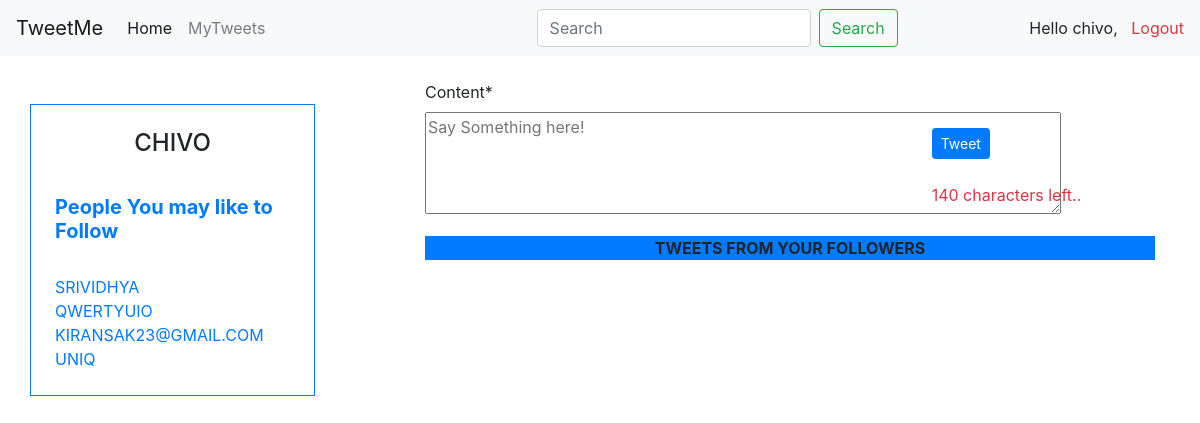
The app's page / (signed in), older data.
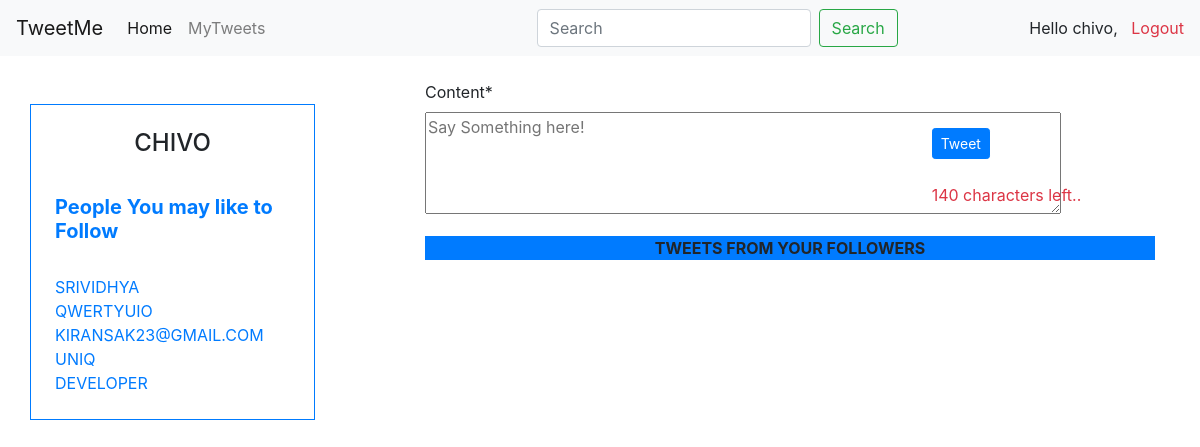
The same page, newer data.
### tweets/profiles/models.py (models this page shows, shortened)
class Profiles(models.Model):
    userprofile = models.OneToOneField(
        user, on_delete=models.CASCADE, related_name="profile")
    followDetails = models.ManyToManyField(user, related_name="followed_By")
    objects = ProfileQueryset()
    class Meta:
        verbose_name_plural = "Profiles"
    def __str__(self):
        return self.userprofile.username

### tweets/views.py (the view)
# urls.py: path("", ListTweet.as_view(), name="listtweet"),
class ListTweet(loginreq, authenticatedorNot, ListView):
    def get_queryset(self, *args, **kwargs):
        query = self.request.GET.get("q", None)
        print(query)
        if query is not None:
            qs = Tweet.objects.filter(content__icontains=query)
        else:
            qs = Tweet.objects.all()
        return qs
    def get_context_data(self, *args, **kwargs):
        Myuser = self.request.user
        followingme = Myuser.profile.followDetails.all().exclude(
            username=self.request.user.username)
        recomm = Profiles.objects.allinone()
        print("inside")
        print(recomm)
        recomm = recomm.exclude(
            Q(userprofile=self.request.user) | Q(userprofile__in=followingme))[:5]
        print(recomm)
        context = super().get_context_data(**kwargs)
        context["form"] = TweetForm()
        context["recommended"] = recomm
        context["create_url"] = reverse("tweets:Create")
        return context

### tweets/forms.py (shortened to what this page needs)
class TweetForm(forms.ModelForm):
    content = forms.CharField(label="Content", validators=[RegexValidator(r"^[!@#$%^&?{}|<>]*$", "Only Special Characters is Not Allowed", inverse_match=True)],
                              widget=forms.Textarea(attrs={"size": "60", "rows": "4", "cols": "60", "placeholder": "Say Something here!"}))
    class Meta:
        model = Tweet
        exclude = ["parent", "user", "likes", "is_liked", "is_reply"]

### tweets/mixins.py (called while the page is built)
    def dispatch(self, request, *args, **kwargs):
        if(request.user.is_authenticated):
            return super(authenticatedorNot, self).dispatch(request, *args, **kwargs)
        else:
            return redirect(reverse("accounts:login"))

### tweets/models.py (called while the page is built)
    def get_update_url(self):
        return reverse("tweets:Update", kwargs={"pk": self.pk})

### tweets/profiles/models.py (called while the page is built)
    def allinone(self):
        qs = self.get_queryset().all()
        return qs

### tweets/templates/tweets/tweet_list.html (shortened to what this page needs)
{% extends 'tweets/base.html' %}
{% block user %}
{{ user.get_username }}
<br>
<br>
<h4 class="text-primary lead font-weight-bold">
    People You may like to Follow
</h4>
<br>
{% for recom in recommended %}
<a href="{% url 'profiles:UserDetail' recom.userprofile %}" class="text-uppercase">{{recom}}</a>
<br>
{% endfor %}
{% endblock %}
{% block content %}
{% if not request.GET.q %}
{% include 'tweets/baseForm.html' with form=form action_url=create_url id="CreateForm"%}
{% endif %}
<div class="container">
    <div class="row">
        <div class="col-sm-12 text-center bg-primary text-uppercase font-weight-bold mb-4">
            Tweets From Your Followers
        </div>
    </div>
</div>
{% endblock %}

### tweets/templates/tweets/base.html
{% include 'tweets/bootstrapTemp.html' %}
<div class="cc container my-4">
    <div class="row">
        <div class="col-sm-3 border border-primary p-md-4 p-sm-0 my-4 h-100 sticky-top">
            <h4 class="customy text-uppercase text-center">
                {% block user %}{% endblock %}
            </h4>
        </div>
        <div class="offset-sm-1 col-sm-8">
            {% block content %}{% endblock %}
        </div>
    </div>
</div>

### tweets/templates/tweets/bootstrapTemp.html (shortened to what this page needs)
<!doctype html>
<html lang="en">
<head>
    <link rel="stylesheet" href="https://stackpath.bootstrapcdn.com/bootstrap/4.3.1/css/bootstrap.min.css"
>
</head>
<body>
    <nav class="navbar navbar-expand-lg navbar-light bg-light">
        <a class="navbar-brand" href="{% url 'listtweet' %}">TweetMe</a>
        <div class="collapse navbar-collapse" id="navbarSupportedContent">
            <ul class="navbar-nav mr-auto">
                <li class="nav-item active">
                    <a class="nav-link" href="">Home</a>
                </li>
                <li class="nav-item">
                    <a id="mytweets" class="nav-link" href="{% url 'tweets:mytweets' %}">MyTweets</a>
                </li>
            </ul>
            <form class="form-inline my-2 my-lg-0 ml-auto" action="{% url 'tweets:search' %}">
                <input class="form-control mr-sm-2" type="search" name="q" id="searchform" value="{{request.GET.q}}"
                    placeholder="Search" aria-label="Search">
                <button class="btn btn-outline-success my-2 my-sm-0" type="submit">Search</button>
            </form>
            <ul class="navbar-nav ml-auto">
                <li class="nav-item">
                    Hello {{request.user.username}}, &nbsp; <a class="text-danger text-underline"
                        href="{% url 'accounts:logout' %}">Logout</a>
                </li>
            </ul>
        </div>
    </nav>
</body>
</html>

### tweets/templates/tweets/baseForm.html (shortened to what this page needs)
{% load crispy_forms_tags %}
<form {% if id %} id="{{id}}" {% endif %} action="{% if action_url %} {{action_url}} {% endif %}" method="POST">
    <div class="row mb-3">
        <div class="col-sm-8">
            {{form|crispy}}
        </div>
        <div class="col-sm-4 mt-5">
            <input class="btn btn-primary btn-sm" type="submit" value="Tweet">
            <br>
            <br>
            <span class="text-danger">
                <span id="countchar">
                    140
                </span>
                characters left..
            </span>
        </div>
    </div>
</form>

Row changes from the older to the newer data that the page shows:
added Profiles: userprofile.username "DEVELOPER"
